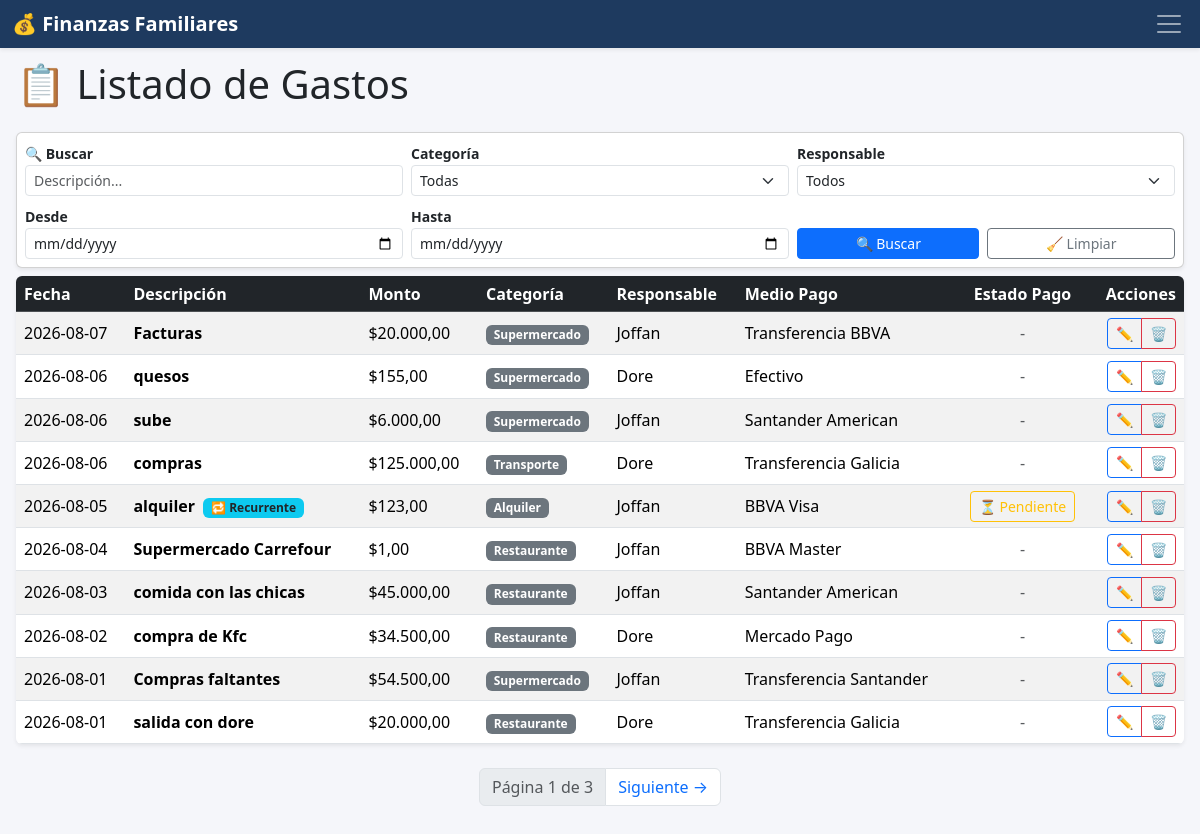
/gastos, run on an earlier commit of the app's database.
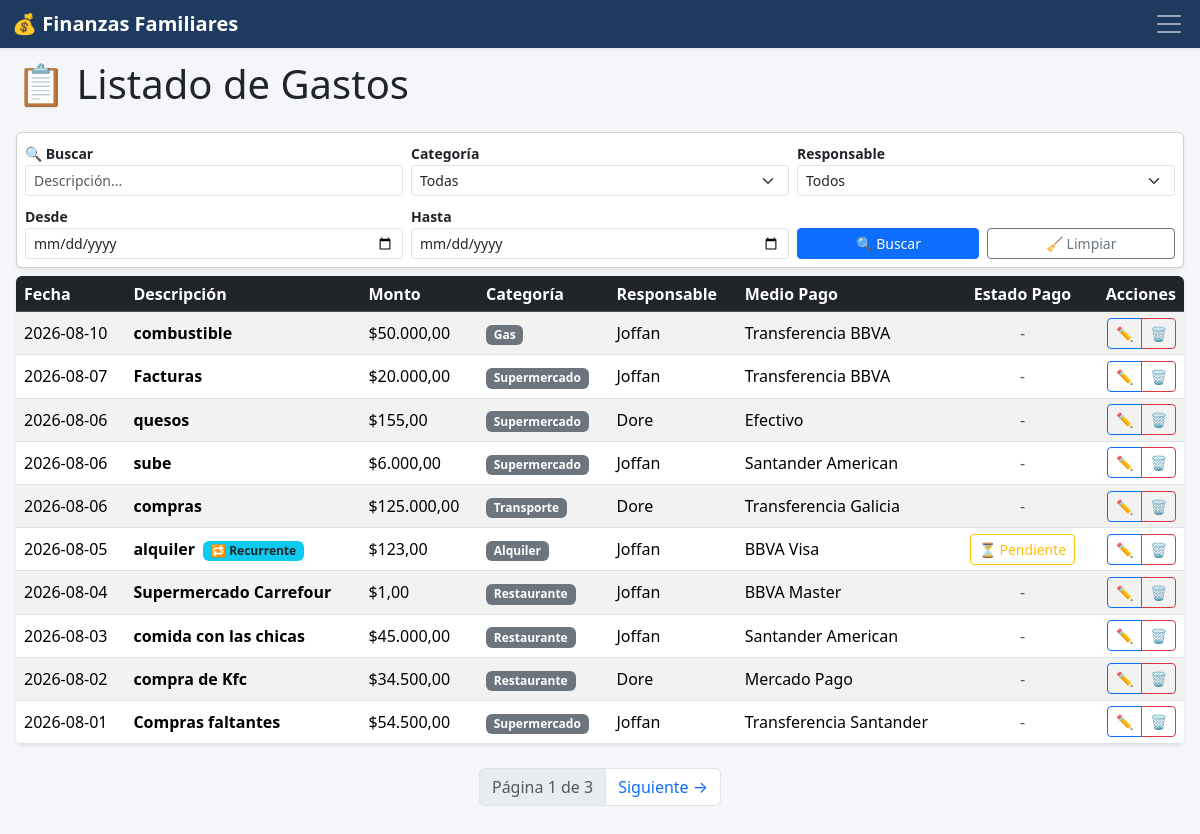
And on a later commit of the database.
### app.py (models this page shows)
class Gasto(db.Model):
    id = db.Column(db.Integer, primary_key=True)
    fecha = db.Column(db.String(20))
    descripcion = db.Column(db.String(200))
    monto = db.Column(db.Float)
    categoria = db.Column(db.String(50))
    responsable = db.Column(db.String(50))
    medio_pago = db.Column(db.String(50))
    gasto_recurrente_id = db.Column(db.Integer, db.ForeignKey('gasto_recurrente.id'), nullable=True)
    pagado = db.Column(db.Boolean, default=False)
    recurrente = db.relationship('GastoRecurrente', backref='gastos_generados', lazy=True)

### app.py (the view)
@app.route('/gastos')
def listar_gastos():
    pagina = request.args.get('pagina', 1, type=int)
    orden = request.args.get('orden', 'fecha')
    direccion = request.args.get('dir', 'desc')
    q = request.args.get('q', '').strip()
    categoria = request.args.get('categoria', '')
    responsable = request.args.get('responsable', '')
    fecha_desde = request.args.get('fecha_desde', '')
    fecha_hasta = request.args.get('fecha_hasta', '')
    query = Gasto.query
    if q:
        query = query.filter(Gasto.descripcion.ilike(f'%{q}%'))
    if categoria:
        query = query.filter(Gasto.categoria == categoria)
    if responsable:
        query = query.filter(Gasto.responsable == responsable)
    if fecha_desde:
        query = query.filter(Gasto.fecha >= fecha_desde)
    if fecha_hasta:
        query = query.filter(Gasto.fecha <= fecha_hasta)
    columna_orden = getattr(Gasto, orden, Gasto.fecha)
    if direccion == 'desc':
        query = query.order_by(columna_orden.desc())
    else:
        query = query.order_by(columna_orden.asc())
    gastos = query.paginate(page=pagina, per_page=10)
    categorias = [c[0] for c in db.session.query(Gasto.categoria).distinct().all() if c[0]]
    responsables = [r[0] for r in db.session.query(Gasto.responsable).distinct().all() if r[0]]
    if not categorias:
        categorias = ["Supermercado", "Restaurante", "Alquiler", "Agua", "Luz", "Gas", "Internet", "Telefono", "Educación", "Deportes", "Transporte", "Salud", "Vacaciones", "Fondo de Retiro", "Gastos Personales"]
    if not responsables:
        responsables = ["Joffan", "Dore"]
    return render_template(
        'gastos.html',
        gastos=gastos,
        orden=orden,
        direccion=direccion,
        categorias=sorted(categorias),
        responsables=sorted(responsables),
        q=q,
        categoria_sel=categoria,
        responsable_sel=responsable,
        fecha_desde=fecha_desde,
        fecha_hasta=fecha_hasta
    )

### app.py (called while the page is built)
@app.template_filter('moneda')
def moneda(valor):
    if valor is None:
        return "0,00"
    return f"{valor:,.2f}".replace(",", "X").replace(".", ",").replace("X", ".")

### templates/gastos.html (shortened to what this page needs)
{% extends "base.html" %}
{% block contenido %}
<h1 class="mb-4">📋 Listado de Gastos</h1>
<form method="get" class="card shadow-sm p-2 mb-3 w-100">
    <div class="row g-2">
        <div class="col-12 col-md-4">
            <label for="buscar" class="form-label fw-bold small mb-0 fs-7">🔍 Buscar</label>
            <input type="text" id="buscar" name="q" class="form-control form-control-sm" placeholder="Descripción..." value="{{ q }}">
        </div>
        <div class="col-12 col-md-4">
            <label for="categoria" class="form-label fw-bold small mb-0 fs-7">Categoría</label>
            <select id="categoria" name="categoria" class="form-select form-select-sm">
                <option value="">Todas</option>
            </select>
        </div>
        <div class="col-12 col-md-4">
            <label for="responsable" class="form-label fw-bold small mb-0 fs-7">Responsable</label>
            <select id="responsable" name="responsable" class="form-select form-select-sm">
                <option value="">Todos</option>
            </select>
        </div>
        <div class="col-12 col-md-4">
            <label for="desde" class="form-label fw-bold small mb-0 fs-7">Desde</label>
            <input type="date" id="desde" name="fecha_desde" class="form-control form-control-sm" value="{{ fecha_desde }}">
        </div>
        <div class="col-12 col-md-4">
            <label for="hasta" class="form-label fw-bold small mb-0 fs-7">Hasta</label>
            <input type="date" id="hasta" name="fecha_hasta" class="form-control form-control-sm" value="{{ fecha_hasta }}">
        </div>
        <div class="col-12 col-md-4 d-flex align-items-end">
            <div class="d-flex gap-2 w-100">
                <button type="submit" class="btn btn-sm btn-primary flex-fill text-nowrap" title="Aplicar filtros de búsqueda">🔍 Buscar</button>
                <a href="{{ url_for('listar_gastos') }}" class="btn btn-sm btn-outline-secondary flex-fill text-nowrap" title="Limpiar filtros de búsqueda">🧹 Limpiar</a>
            </div>
        </div>
    </div>
</form>
<div class="table-responsive shadow-sm rounded">
    <table class="table table-striped table-hover align-middle mb-0">
        <thead class="table-dark text-nowrap">
            <tr>
                <th><a href="/gastos?orden=fecha&dir={% if direccion == 'asc' %}desc{% else %}asc{% endif %}&q={{ q }}&categoria={{ categoria_sel }}&responsable={{ responsable_sel }}&fecha_desde={{ fecha_desde }}&fecha_hasta={{ fecha_hasta }}" class="text-white text-decoration-none">Fecha</a></th>
                <th><a href="/gastos?orden=descripcion&dir={% if direccion == 'asc' %}desc{% else %}asc{% endif %}&q={{ q }}&categoria={{ categoria_sel }}&responsable={{ responsable_sel }}&fecha_desde={{ fecha_desde }}&fecha_hasta={{ fecha_hasta }}" class="text-white text-decoration-none">Descripción</a></th>
                <th><a href="/gastos?orden=monto&dir={% if direccion == 'asc' %}desc{% else %}asc{% endif %}&q={{ q }}&categoria={{ categoria_sel }}&responsable={{ responsable_sel }}&fecha_desde={{ fecha_desde }}&fecha_hasta={{ fecha_hasta }}" class="text-white text-decoration-none">Monto</a></th>
                <th>Categoría</th>
                <th>Responsable</th>
                <th>Medio Pago</th>
                <th class="text-center">Estado Pago</th>
                <th class="text-end">Acciones</th>
            </tr>
        </thead>
        <tbody>
            {% for gasto in gastos.items %}
            <tr>
                <td class="text-nowrap">{{ gasto.fecha }}</td>
                <td>
                    <strong>{{ gasto.descripcion }}</strong>
                    {% if gasto.gasto_recurrente_id %}
                        <span class="badge bg-info text-dark ms-1" title="Gasto recurrente">🔁 Recurrente</span>
                    {% endif %}
                </td>
                <td class="text-nowrap">${{ gasto.monto | moneda }}</td>
                <td><span class="badge bg-secondary">{{ gasto.categoria }}</span></td>
                <td>{{ gasto.responsable }}</td>
                <td>{{ gasto.medio_pago }}</td>
                <td class="text-center text-nowrap">
                    {% if gasto.gasto_recurrente_id %}
                        {% if gasto.pagado %}
                            <a href="{{ url_for('toggle_pago_gasto', id=gasto.id) }}" class="btn btn-sm btn-success text-nowrap" title="Marcar como no pagado">✅ Pagado</a>
                        {% else %}
                            <a href="{{ url_for('toggle_pago_gasto', id=gasto.id) }}" class="btn btn-sm btn-outline-warning text-nowrap">⏳ Pendiente</a>
                        {% endif %}
                    {% else %}
                        <span class="text-muted">-</span>
                    {% endif %}
                </td>
                <td class="text-end text-nowrap">
                    <div class="btn-group btn-group-sm" role="group" aria-label="Acciones">
                        <a href="{{ url_for('editar_gasto', id=gasto.id) }}" class="btn btn-outline-primary" title="Editar">✏️</a>
                        <a href="{{ url_for('eliminar_gasto', id=gasto.id) }}" class="btn btn-outline-danger" onclick="return confirm('¿Eliminar gasto?')" title="Eliminar">🗑️</a>
                    </div>
                </td>
            </tr>
            {% else %}
            <tr>
                <td colspan="8" class="text-center py-4 text-muted">
                    No se encontraron gastos que coincidan con la búsqueda.
                </td>
            </tr>
            {% endfor %}
        </tbody>
    </table>
</div>
<nav class="mt-4">
    <ul class="pagination justify-content-center">
        <li class="page-item disabled">
            <a href="#" class="page-link">Página {{ gastos.page }} de {{ gastos.pages if gastos.pages > 0 else 1 }}</a>
        </li>
        {% if gastos.has_next %}
        <li class="page-item">
            <a href="/gastos?pagina={{ gastos.next_num }}&orden={{ orden }}&dir={{ direccion }}&q={{ q }}&categoria={{ categoria_sel }}&responsable={{ responsable_sel }}&fecha_desde={{ fecha_desde }}&fecha_hasta={{ fecha_hasta }}" class="page-link">Siguiente →</a>
        </li>
        {% endif %}
    </ul>
</nav>
{% endblock %}

### templates/base.html (shortened to what this page needs)
<!DOCTYPE html>
<html lang="es">
<head>
    <link rel="stylesheet" href="https://cdn.jsdelivr.net/npm/bootstrap@5.3.3/dist/css/bootstrap.min.css">
</head>
<body>
    <nav class="navbar navbar-dark bg-custom-navy sticky-top shadow-sm py-1">
        <div class="container-fluid">
            <a class="navbar-brand fw-bold text-truncate" style="max-width: 80%;" href="{{ url_for('home') }}">
                💰 Finanzas Familiares
            </a>
            <button class="navbar-toggler border-0 p-1" type="button" data-bs-toggle="offcanvas" data-bs-target="#menuOffcanvas" aria-controls="menuOffcanvas" aria-label="Abrir menú">
                <span class="navbar-toggler-icon"></span>
            </button>
        </div>
    </nav>
    <main id="contenidoPrincipal" class="content container-fluid">
        {% block contenido %}
        {% endblock %}
    </main>
</body>
</html>

### templates/base.html (style rules this page uses)
body { background-color: #f5f6fa; }
.bg-custom-navy { background-color: #1e3a5f !important; }
.content { padding: 12px 16px; overflow-x: hidden; }
.card { margin-bottom: 0.5rem !important; }
.table td, .table th { padding: 0.35rem 0.5rem !important; vertical-align: middle; }

What changed in the data, as far as the page shows it:
no longer on this page (row unchanged): Gasto: fecha "2026-08-01", descripcion "salida con dore", monto|moneda "20.000,00", categoria "Restaurante", responsable "Dore", medio_pago "Transferencia Galicia"
added Gasto: fecha "2026-08-10", descripcion "combustible", monto|moneda "50.000,00", categoria "Gas", responsable "Joffan", medio_pago "Transferencia BBVA"
